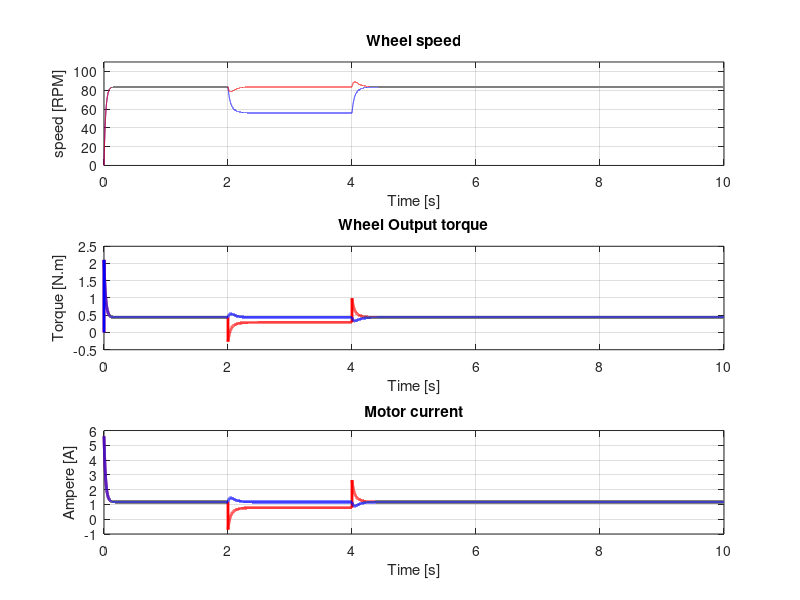
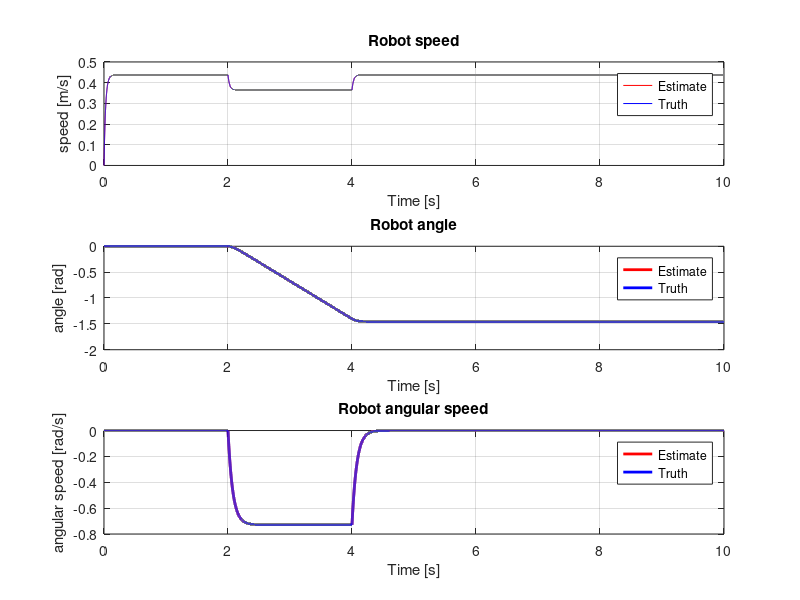

MATLAB code for these plots, in order:
clear; clc; close all;
% ------ Simulation ------
Ts = 1e-4;
t = 0:Ts:10;
N = length(t);
rpm_to_rad = (2*pi)/60;
rad_to_rpm = 60/(2*pi);


R  = 2.14;           % [Ohm]
Kt = 0.0038;         % [N·m/A]
Ke = 0.011;          % [V/(rad/s)] (output shaft)

% ------ Robot ------
gear_ratio = 98.78;
D = 0.1;
r = D/2;
L = 0.20; % [m] wheel separation
m = 5; % [kg] mass of the robot
J = 0.1454; % [kg.m^2] moment of inertia of the robot (33*49 and 5kg)
b = 1.0; % friction coefficient wheels


% ========== Initialize State Matrices ==========
% ------ Robot ------
W_wheels = zeros(2,N);
T_wheels = zeros(2,N);
V = ones(2,N).*12;
V(1, t >= 2 & t <= 4) = 8; % turning phase

X = zeros(3,N);  % [v; yaw; yaw_dot;]

G = [1/(m*r)   1/(m*r);
     0         0;
     L/(2*J*r) -L/(2*J*r)]; % OK

F = [-(2*b)/(m*r)  0         0;
           0       0         1;
           0       0  -b*L^2/(2*J*r)];

inv_kynematics = [1/r 0 L/(2*r);
                  1/r 0 -L/(2*r)];

phi = eye(3) + F*Ts;
Gd  = G.*Ts;

% ------ Motor ------
T_motors = zeros(2,N);
W_motors = zeros(2,N);
current = zeros(2,N);


W_wheels(:,1) = inv_kynematics*X(:,1);


W_motors(:,1) = W_wheels(:,1)*gear_ratio;
current(:,1) = (V(:,1) - Ke*W_motors(1))/R;
T_motors(:,1) = Kt*current(1);

X(:,1) = phi*X(:,1) + Gd*T_wheels(:,1);

% ------ True state ------
X_true = zeros(4,N);
X_true(1,1) = (W_wheels(1,1)+W_wheels(2,1))*(r/2);
X_true(3,1) = (W_wheels(1,1)-W_wheels(2,1))*(r/L);
X_true(2,1) = X_true(2,1)+X_true(3,1)*Ts;
X_true(4,1) = X_true(4,1)+X_true(3,1)*Ts;

for k = 2:N
    W_wheels(:,k) = inv_kynematics*X(:,k-1);

    W_motors(:,k) = W_wheels(:,k) .* gear_ratio;
    current(:,k) = (V(:,k) - W_motors(:,k).*Ke) ./ R;
    T_motors(:,k) = current(:,k).*Kt;
    T_wheels(:,k) = T_motors(:,k).*gear_ratio;

    X(:,k) = phi*X(:,k-1) + Gd*T_wheels(:,k);
    

    % --- Perform true calculation of the state---
    X_true(1,k) = (W_wheels(1,k)+W_wheels(2,k))*(r/2); % True speed
    X_true(3,k) = (W_wheels(1,k)-W_wheels(2,k))*(r/L); % True angular speed
    X_true(2,k) = X_true(2,k-1)+X_true(3,k)*Ts;      % True angle
    X_true(4,k) = (X_true(3,k)-X_true(3,k-1))/Ts;    % True angular acceleration
end

% ========== Plotting ==========
% ------------------ Motor ------------------
figure;
% Speed plot
subplot(3,1,1);
% yyaxis left
plot(t, W_wheels(1,:).*rad_to_rpm, 'b'); hold on;
plot(t, W_wheels(2,:).*rad_to_rpm, 'r'); hold on;
ylim([0 110]);
% yyaxis right
% plot(t, W_motors(1,:).*rad_to_rpm, 'g'); hold on;
% plot(t, W_motors(2,:).*rad_to_rpm, 'y'); hold on;
% ylim([0 11000]);
title('Wheel speed');
xlabel('Time [s]');
ylabel('speed [RPM]');
grid on;

% Torque plot
subplot(3,1,2);
plot(t, T_wheels(1,:), 'r', 'LineWidth', 2); hold on;
plot(t, T_wheels(2,:), 'b', 'LineWidth', 2); hold on;
title('Wheel Output torque');
xlabel('Time [s]');
ylabel('Torque [N.m]');
grid on;


% Current plot
subplot(3,1,3);
plot(t, current(1,:), 'r', 'LineWidth', 2); hold on;
plot(t, current(2,:), 'b', 'LineWidth', 2); hold on;
title('Motor current');
xlabel('Time [s]');
ylabel('Ampere [A]');
grid on;

% ------------------ Robot ------------------
figure;
% Speed plot
subplot(3,1,1);
plot(t, X(1,:), 'r'); hold on;
plot(t, X_true(1,:), 'b'); 
title('Robot speed');
xlabel('Time [s]');
ylabel('speed [m/s]');
grid on; legend('Estimate','Truth');

% Angular speed
subplot(3,1,2);
plot(t, X(2,:), 'r', 'LineWidth', 2); hold on;
plot(t, X_true(2,:), 'b', 'LineWidth', 2);
title('Robot angle');
xlabel('Time [s]');
ylabel('angle [rad]');
grid on; legend('Estimate','Truth');


% Robot angular acceleration
subplot(3,1,3);
plot(t, X(3,:), 'r', 'LineWidth', 2); hold on;
plot(t, X_true(3,:), 'b', 'LineWidth', 2);
title('Robot angular speed');
xlabel('Time [s]');
ylabel('angular speed [rad/s]');
grid on; legend('Estimate','Truth');
